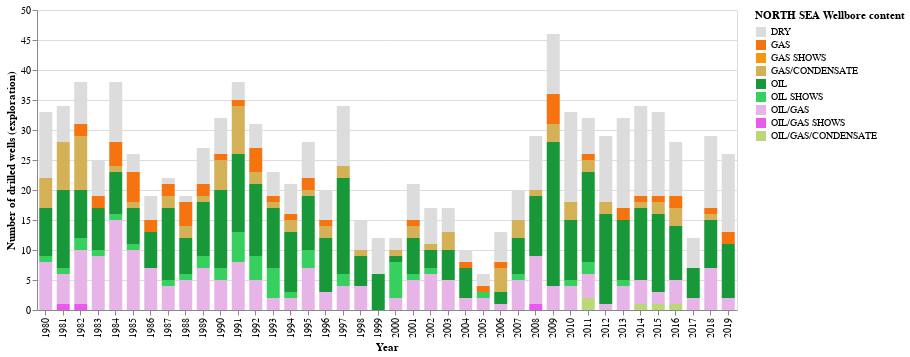

The code cell stored with this chart in its notebook:
### Code cell
chart_region('NORTH SEA')

### Figure 1 — Vega-Lite specification as saved in the notebook (floating-point values rounded to 4 significant figures; data arrays with more than 128 entries replaced by an {"elided": "..."} marker saying what was removed)
{"$schema": "https://vega.github.io/schema/vega-lite/v3.4.0.json", "config": {"mark": {"tooltip": null}, "view": {"height": 300, "width": 400}}, "data": {"name": "data-71ebd487a9998549f4642c7c4f427bc1"}, "datasets": {"data-71ebd487a9998549f4642c7c4f427bc1": {"elided": "1014 records"}}, "encoding": {"color": {"field": "wlbContent", "legend": {"title": "NORTH SEA Wellbore content"}, "scale": {"domain": ["DRY", "GAS", "GAS SHOWS", "GAS/CONDENSATE", "OIL", "OIL SHOWS", "OIL/GAS", "OIL/GAS SHOWS", "OIL/GAS/CONDENSATE"], "range": ["#DCDCDC", "#F5740F", "#F5970F", "#D4B057", "#189839", "#37D05E", "#E7B4E8", "#EB58EE", "#BBD878"]}, "type": "nominal"}, "x": {"axis": {"title": "Year"}, "field": "wlbEntryYear", "type": "nominal"}, "y": {"aggregate": "count", "axis": {"title": "Number of drilled wells (exploration)"}, "type": "quantitative"}}, "height": 300, "mark": {"size": 13, "type": "bar"}, "width": 700}
